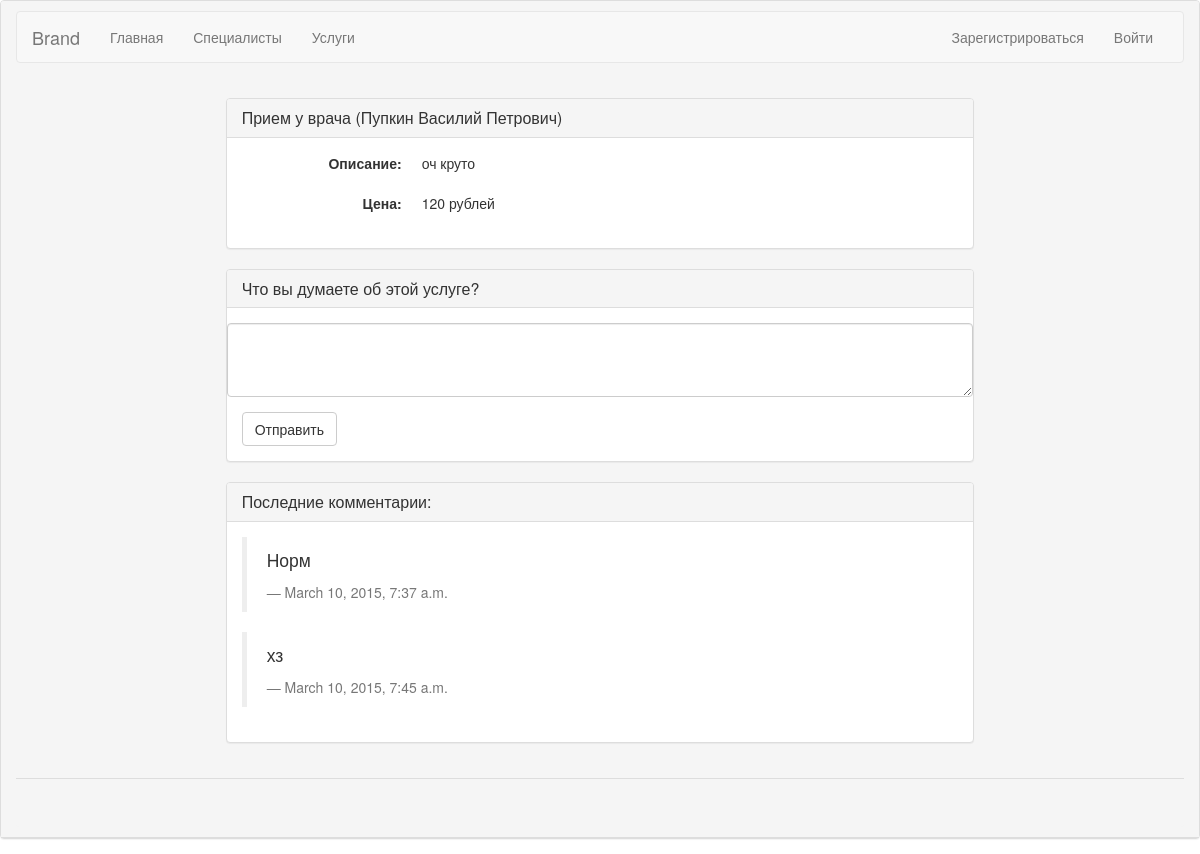
The app's page /services/1/ with its own data.
### clinic/models.py (models this page shows, shortened)
class Service(models.Model):
    cost = models.IntegerField()
    description = models.TextField()
    doctor = models.ForeignKey(Doctor)
    VIS = 1
    MAS = 2
    SERVICE_TYPES = (
        (VIS, 'Прием у врача'),
        (MAS, 'Массаж'),
    )
    serviceType = models.IntegerField(choices=SERVICE_TYPES)
    def __str__(self):
        return self.SERVICE_TYPES[self.serviceType - 1][1] + ' (' + self.doctor.__str__() + ')'

class Doctor(models.Model):
    CAR = 1
    TER = 2
    DOCTOR_TYPES = (
        (CAR, 'Кардиолог'),
        (TER, 'Терапевт'),
    )
    doctorType = models.IntegerField('Специализация', choices=DOCTOR_TYPES)
    lastName = models.TextField('Фамилия')
    firstName = models.TextField('Имя')
    patronymic = models.TextField('Отчество')
    education = models.TextField('Образование')
    birthDate = models.DateField('Дата рождения')
    schedule = models.ForeignKey(Schedule)
    photo = models.FilePathField(path='/home/bulat/projects/Okulist/clinic/static/clinic/img/doctors/')
    def __str__(self):
        return self.lastName + ' ' + self.firstName + ' ' + self.patronymic

class Comment(models.Model):
    service = models.ForeignKey(Service)
    content = models.TextField()
    pubDate = models.DateTimeField('date published', auto_now_add=True)

### clinic/views.py (the view)
# urls.py: url(r'^services/(?P<service_id>\d+)/$', views.service_page, name='service_page'),
def service_page(request, service_id):
    context = {'service':  get_object_or_404(Service, pk=service_id),
               'comments': Comment.objects.filter(service_id=service_id)}
    return render(request, 'clinic/service.html', context)

### clinic/templates/clinic/service.html (shortened to what this page needs)
{% extends "clinic/base.html" %}
{% block content %}
<div class="panel panel-default">
  <div class="panel-heading">
    <h3 class="panel-title">{{ service }}</h3>
  </div>
  <div class="panel-body">
    <dl class="dl-horizontal">
      <dt>Описание:</dt>
      <dd>{{ service.description }}</dd>
    </dl>
    <dl class="dl-horizontal">
      <dt>Цена:</dt>
      <dd>{{ service.cost }} рублей</dd>
    </dl>
  </div>
</div>
<div class="panel panel-default">
  <div class="panel-heading">
    <h3 class="panel-title">Что вы думаете об этой услуге?</h3>
  </div>
  <div class="panel-body">
    <form class="form-horizontal" action="{% url 'leave_comment' service.id%}" method="POST">
      <div class="form-group">
	<textarea class="form-control" rows="3" name="content"></textarea>
      </div>
      <button type="submit" class="btn btn-default">Отправить</button>
    </form>
  </div>
</div>
<div class="panel panel-default">
  <div class="panel-heading">
    <h3 class="panel-title">Последние комментарии:</h3>
  </div>
  <div class="panel-body">
      {% for comment in comments %}
      <blockquote>
	<p>{{ comment.content }}</p>
	<footer>{{ comment.pubDate }}</footer>
      </blockquote>
      {% endfor %}
  </div>
</div>
{% endblock %}

### clinic/static/clinic/css/lightbox.css (style rules this page uses)
body:after { content: url(../img/close.png) url(../img/loading.gif) url(../img/prev.png) url(../img/next.png); display: none; }

### records on screen
Service: serviceType+doctor "Прием у врача (Пупкин Василий Петрович)", description "оч круто", cost "120"
Comment: content "Норм", pubDate "March 10, 2015, 7:37 a.m."
Comment: content "хз", pubDate "March 10, 2015, 7:45 a.m."
